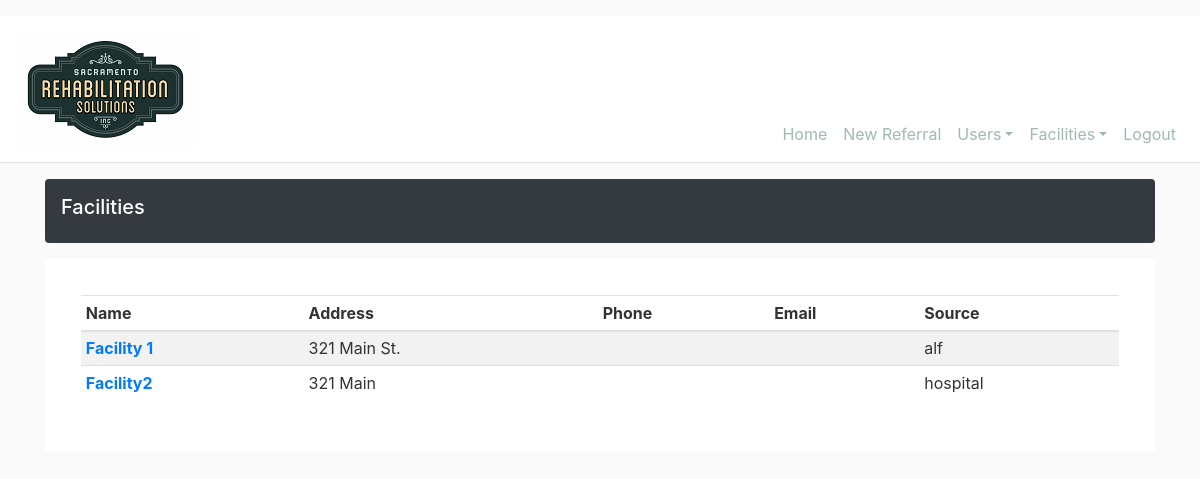
The page /facility/list (signed in) on the database its author committed.
### srs_intake/models.py (models this page shows, shortened)
class Facility(db.Model):
    id = db.Column(db.Integer, primary_key=True)
    name = db.Column(db.String(20), nullable=True)
    address1 = db.Column(db.String(120), nullable=True)
    address2 = db.Column(db.String(120), nullable=True)
    city = db.Column(db.String(20), nullable=True)
    state = db.Column(db.String(2), nullable=True)
    zip_code = db.Column(db.String(10), nullable=True)
    source = db.Column(db.String(10), nullable=True)
    users = db.relationship('User', backref='user_loc', lazy=True)
    referals = db.relationship('Referral', backref='referral_loc', lazy=True)

### srs_intake/facilities/routes.py (the view)
@facilities.route("/facility/list")
@login_required
def list_facilities():
    user = User.query.get(current_user.id)
    if user.role == 'admin':
        facilities = Facility.query.all()
        return render_template('facilities/facilities_list.html', title="Facilities", facilities=facilities)
    else:
        abort(403)

### srs_intake/models.py (called while the page is built)
@login_manager.user_loader
def load_user(user_id):
    return User.query.get(int(user_id))

### srs_intake/templates/facilities/facilities_list.html
{% extends "layout.html" %}
{% block content %}
<div class="d-flex align-items-center p-3 my-3 text-white bg-dark rounded shadow-sm">
    <div class="lh-100">
        <h5 class="lh-100">
            {{ title }}
        </h5>
    </div>
</div>
    <div class="my-3 p-3 bg-white rounded shadow-sm">
        <div class="card-body table-responsive-md" >
            <table Class="table table-striped table-sm">
                <thead>
                    <tr>
                        <th scope="col">Name</th>
                        <th scope="col">Address</th>
                        <th scope="col">Phone</th>
                        <th scope="col">Email</th>
                        <th scope="col">Source</th>
                    </tr>
                </thead>
                <tbody>
                    {% for facility in facilities %}
                        <tr>
                            <th scope="col"><a href="{{ url_for('facilities.facility', facility_id=facility.id)}}">{{ facility.name }}</a></th>
                            <td>{{ facility.address1}} {{ facility.address2}}</td>
                            <td>{{ facility.submitter.phone }}</td>
                            <td>{{ facility.submitter.email }}</td>
                            <td>{{ facility.source }}</td>
                        </tr>
                    {% endfor %}
                </tbody>
            </table>
        </div>
    </div>
{% endblock content %}

### srs_intake/static/css/main.css (style rules this page uses)
body { background: #fafafa; color: #333333; }
h1, h2, h3, h4, h5, h6 { color: #ffffff; }

### rows shown on the page
Facility: name "Facility 1", address1 "321 Main St.", source "alf"
Facility: name "Facility2", address1 "321 Main", source "hospital"

### other values the page prints
{{ title }} "Facilities"
